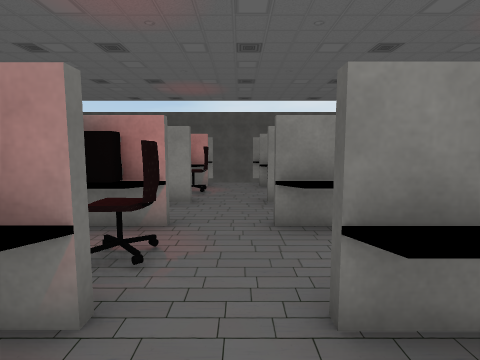
View 1 (above)

24 first-person views from a walk through a scene from a Unity 3-D project. The camera is 1.2 m above the floor, tilts 6° down and sees 80° across. The floor is counted in squares, 1 m on a side. Each view is taken from the middle of a square. On the plan, view 1 faces up. The plan holds only what a view shows up to about 13 squares ahead; the rest is blank. The place goes on beyond the plan. The player character is not drawn. Some animated figures are not drawn. Some surface patterns are stand-ins.

View 2
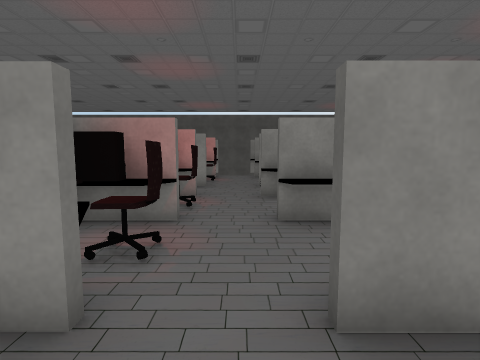

View 3
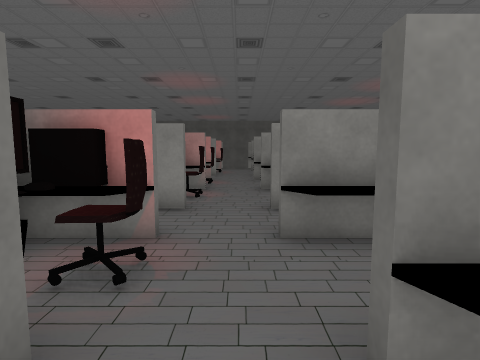

View 4
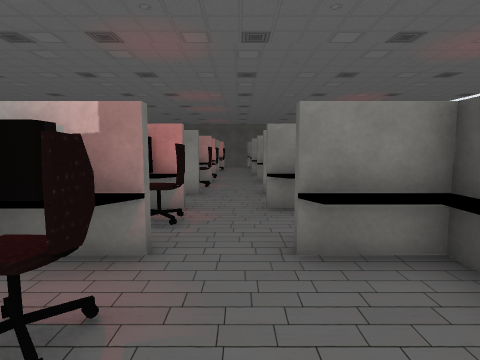

View 5
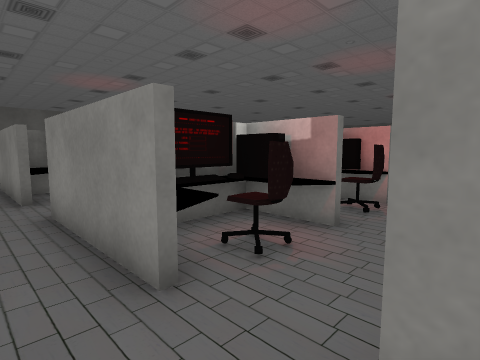

View 6
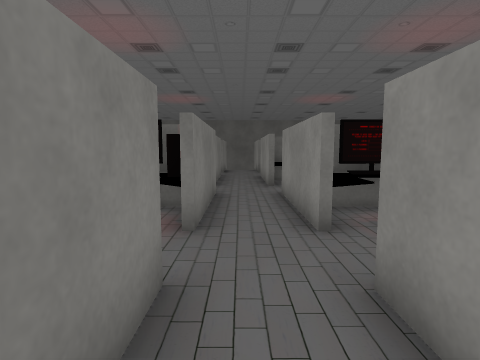

View 7
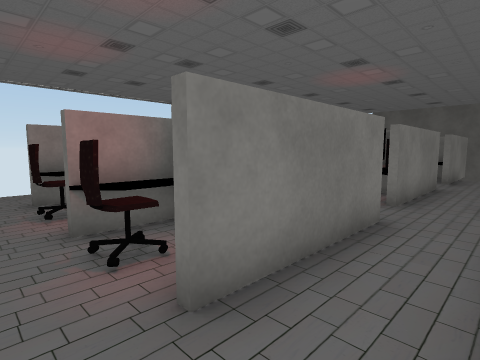

View 8
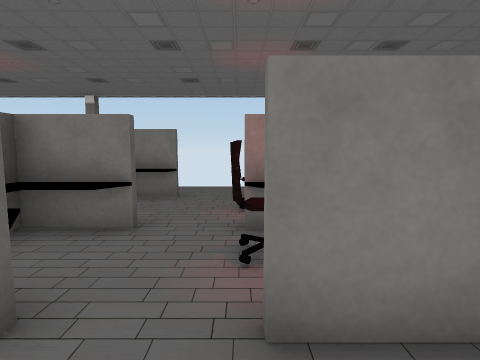

View 9
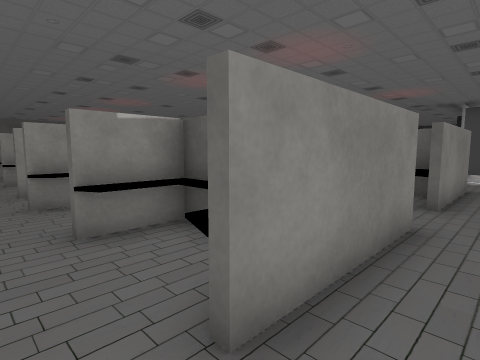

View 10
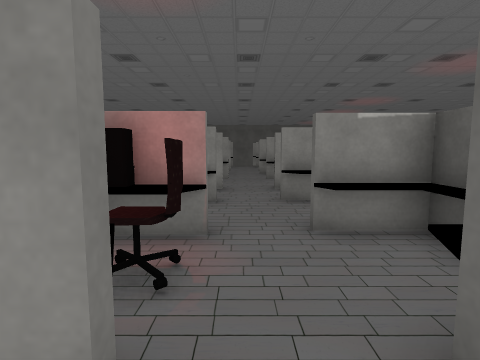

View 11
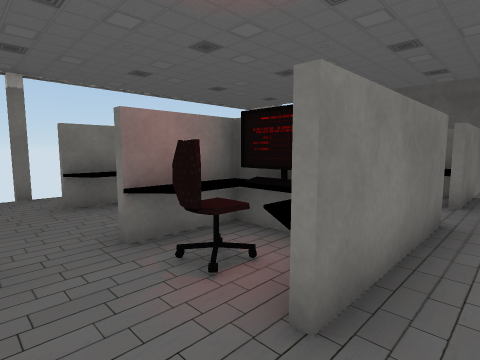

View 12
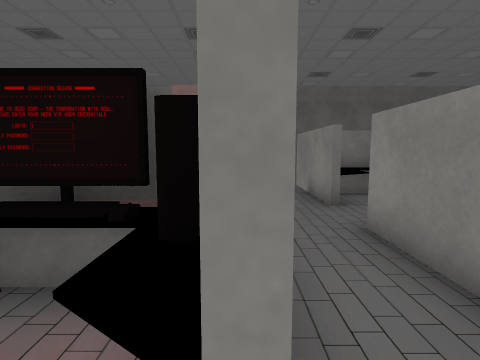

View 13
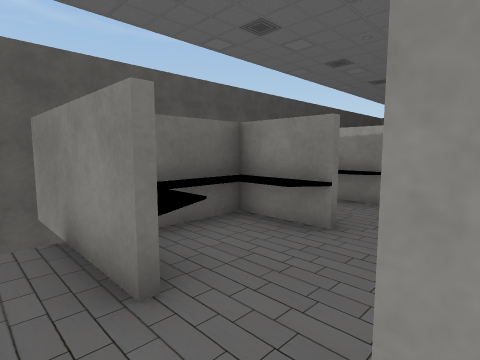

View 14
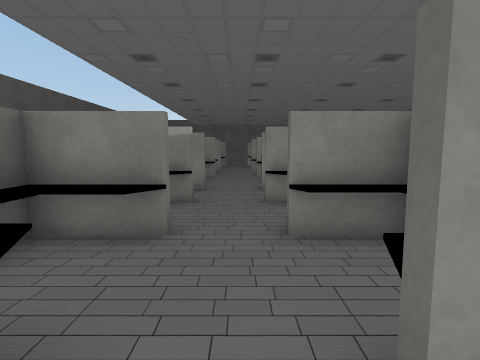

View 15
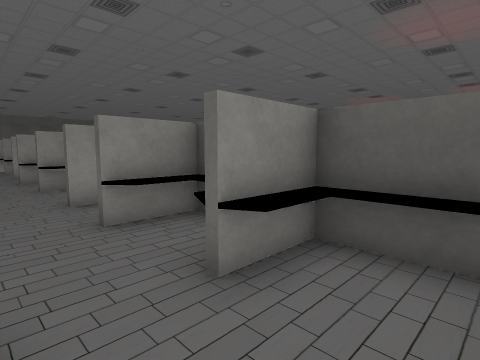

View 16
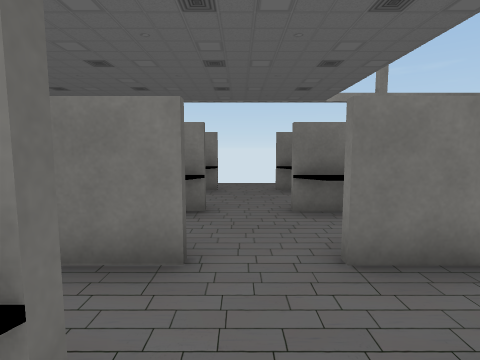

View 17
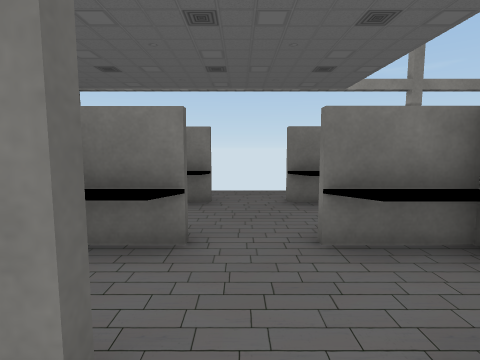

View 18
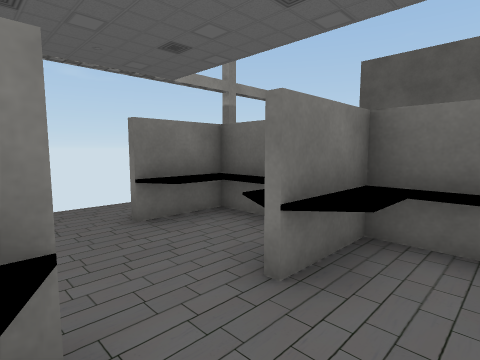

View 19
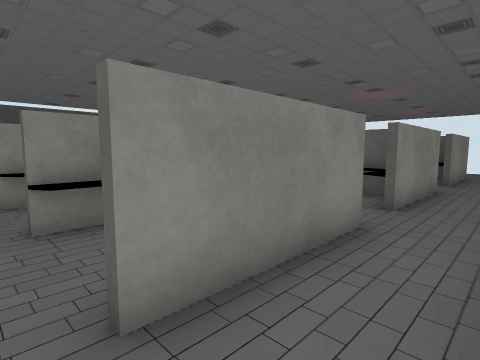

View 20
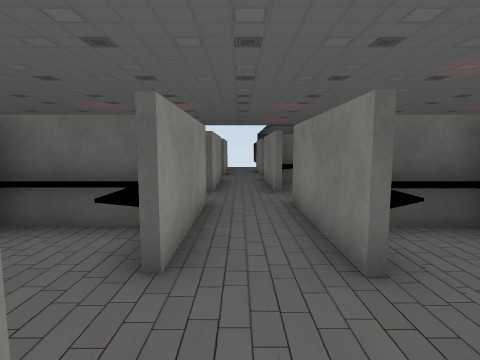

View 21
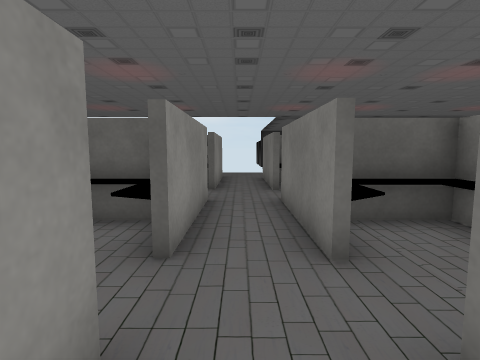

View 22
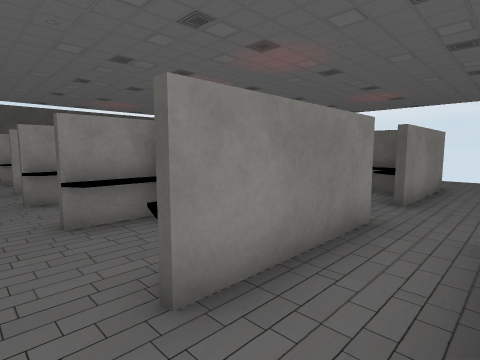

View 23
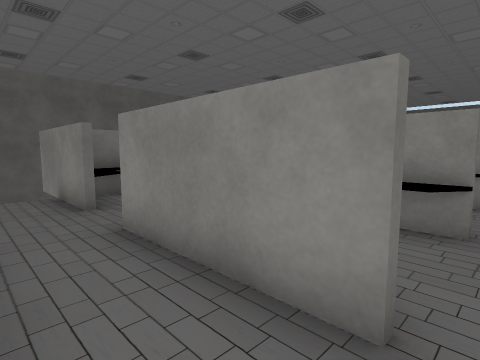

View 24
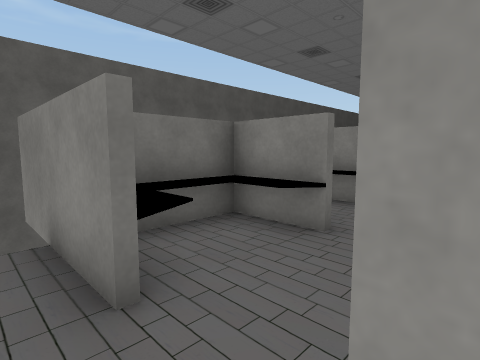

### Floor plan
Key: @ floor where view 1 was taken; # wall or solid block; . floor; = window, fence, low wall or low ledge; ^ raised ledge; O other object.
Columns run from 16 left of view 1 to 8 right of it. Each row starts with its distance up from view 1.
 10               ^..^
  9                =.
  8                #..
  7      .#    .####.#
  6      ..    .   ...
  5    # ..    ####...
  4    ^ .^  ^    #..^
  3    ^...  ...  ##..
  2   #^^.^^^#..^###.#^
  1   ^^..=^^^..^##..=
  0   ^^...^^....###@.^
 -1  ###..^##^..####.^##^...
 -2    .....................
 -3    #..####.#####.## #.
 -4    ^..^^#^..^# #..^
 -5    ^...^#^.=^#^..^
 -6   ^^^.#^O#.#####.##
 -7   ^^...^ #...# #..^
 -8   ^^..=^#^..^#^#. ^
 -9 #^##..####..###..####...#
-10    ............... .
-11 #^##..####.^####.##
-12   ^^...^ #.. # #..^
-13   ^^=.^^#^.^ #^..^^
-14   #^#.^#^#.    #.#
-15   ^....  ...   #..
-16   ^^=.^  ^..  ##.##
-17   ###.####.    ...
-18    ....  ..    ...
-19           #

Positions as (right, up) in squares from view 1, and headings:
1: (0, 0), facing up
2: (0, -3), facing up
3: (0, -7), facing up
4: (0, -9), facing up
5: (1, -10), facing up-left
6: (3, -10), facing left
7: (0, -9), facing down-left
8: (-1, -9), facing down
9: (-6, -10), facing up-right
10: (-6, -10), facing up
11: (-5, -10), facing down-left
12: (-6, -11), facing left
13: (-10, -10), facing up-left
14: (-11, -10), facing up
15: (-12, -8), facing up-right
16: (-11, -8), facing down
17: (-11, -10), facing down
18: (-10, -12), facing down-left
19: (-11, -3), facing up-right
20: (-13, -2), facing right
21: (-8, -2), facing right
22: (-6, -3), facing up-right
23: (-6, -3), facing up-left
24: (-10, -2), facing up-left
